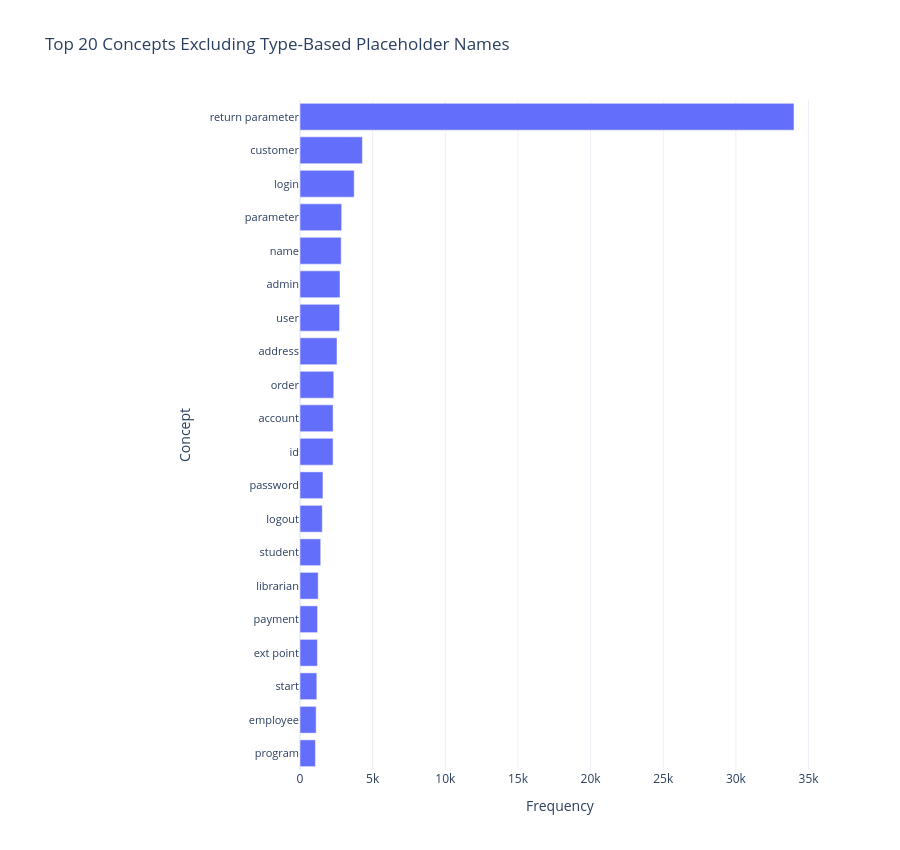

The notebook cell saved with this chart:
### Code cell
valid_concepts = typed_df.loc[(~typed_df["name_missing"]) & (~typed_df["name_is_type_placeholder"]), "raw_name"]

concept_counter = Counter(valid_concepts)

concept_freq_df = pd.DataFrame(concept_counter.items(), columns=["concept", "freq"]).sort_values(
    "freq", ascending=False
)

top_n = 20
plot_df = concept_freq_df.head(top_n).sort_values("freq", ascending=True)

fig = px.bar(
    plot_df,
    x="freq",
    y="concept",
    orientation="h",
    title=f"Top {top_n} Concepts Excluding Type-Based Placeholder Names",
    labels={"freq": "Frequency", "concept": "Concept"},
    template=PLOTLY_TEMPLATE,
)

fig.update_layout(height=850, margin=dict(l=300), yaxis=dict(automargin=True))
fig.update_yaxes(tickfont=dict(size=11))

fig.show()

### Figure 1 — Plotly figure (JSON) as saved in the notebook; plotly's stock layout.template omitted (floating-point values rounded to 4 significant figures)
{"data": [{"hovertemplate": "Frequency=%{x}<br>Concept=%{y}<extra></extra>", "legendgroup": "", "marker": {"color": "#636efa", "pattern": {"shape": ""}}, "name": "", "orientation": "h", "showlegend": false, "textposition": "auto", "type": "bar", "x": [1062, 1112, 1158, 1200, 1210, 1252, 1427, 1534, 1580, 2276, 2279, 2324, 2546, 2725, 2754, 2834, 2870, 3730, 4294, 33999], "xaxis": "x", "y": ["program", "employee", "start", "ext point", "payment", "librarian", "student", "logout", "password", "id", "account", "order", "address", "user", "admin", "name", "parameter", "login", "customer", "return parameter"], "yaxis": "y"}], "layout": {"barmode": "relative", "height": 850, "legend": {"tracegroupgap": 0}, "margin": {"l": 300}, "title": {"text": "Top 20 Concepts Excluding Type-Based Placeholder Names"}, "xaxis": {"anchor": "y", "domain": [0, 1], "title": {"text": "Frequency"}}, "yaxis": {"anchor": "x", "automargin": true, "domain": [0, 1], "tickfont": {"size": 11}, "title": {"text": "Concept"}}}}
